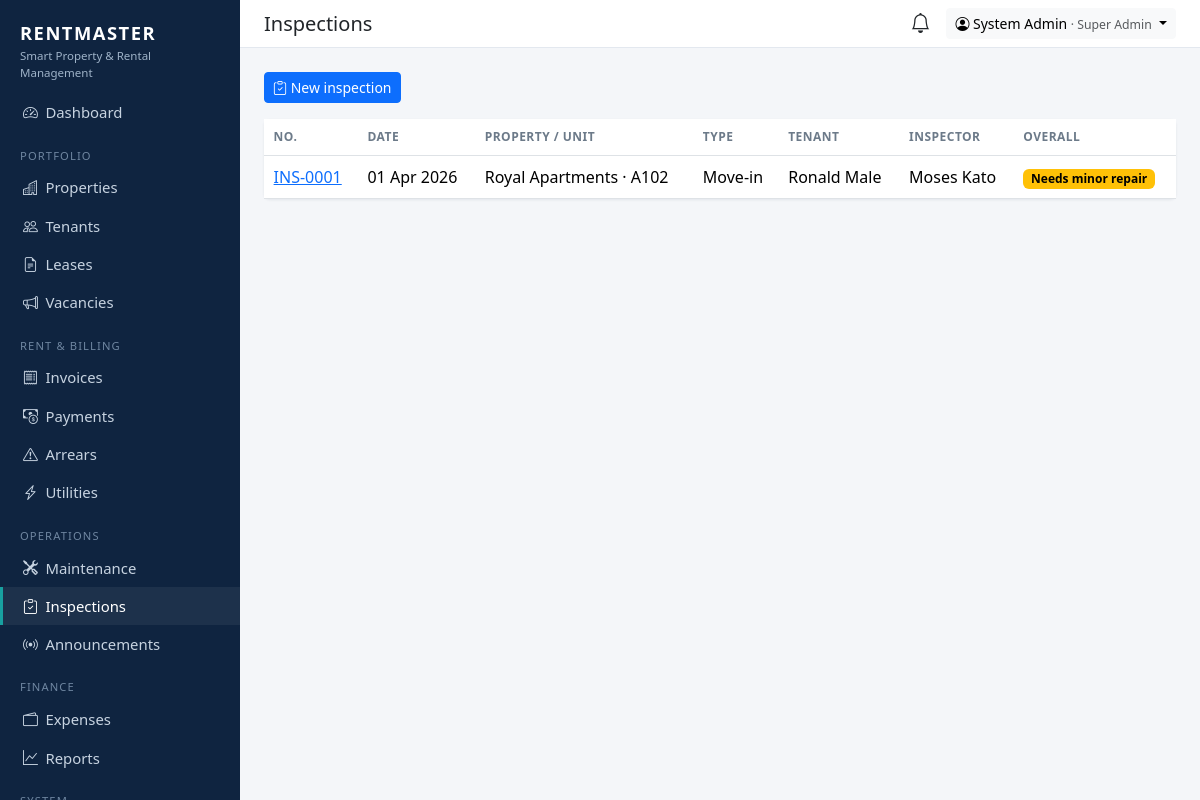
Screenshot of /inspections/ (signed in) with the database file from the repository.
### apps/accounts/models.py (models this page shows, shortened)
class User(AbstractUser):
    role = models.CharField(max_length=20, choices=Role.choices, default=Role.TENANT)
    phone = models.CharField(max_length=20, blank=True)
    totp_secret = models.CharField(max_length=64, blank=True, editable=False)
    totp_enabled = models.BooleanField("Two-factor authentication", default=False, editable=False)
    def __str__(self):
        return self.get_full_name() or self.username

### apps/inspections/models.py (models this page shows, shortened)
class Inspection(models.Model):
    class Kind(models.TextChoices):
        MOVE_IN = "MOVE_IN", "Move-in"
        MOVE_OUT = "MOVE_OUT", "Move-out"
        ROUTINE = "ROUTINE", "Routine"
    class Overall(models.TextChoices):
        GOOD = "GOOD", "Good"
        MINOR = "MINOR", "Needs minor repair"
        MAJOR = "MAJOR", "Needs major repair"
    number = models.CharField(max_length=20, unique=True, editable=False)
    unit = models.ForeignKey(Unit, on_delete=models.PROTECT, related_name="inspections")
    lease = models.ForeignKey(Lease, null=True, blank=True, on_delete=models.SET_NULL, related_name="inspections")
    kind = models.CharField(max_length=10, choices=Kind.choices, default=Kind.ROUTINE)
    inspection_date = models.DateField(default=date.today)
    inspector = models.ForeignKey(settings.AUTH_USER_MODEL, null=True, on_delete=models.SET_NULL, editable=False)
    overall = models.CharField(max_length=10, choices=Overall.choices, default=Overall.GOOD, editable=False)
    notes = models.TextField(blank=True)
    created_at = models.DateTimeField(auto_now_add=True)
    class Meta:
        ordering = ["-inspection_date", "-pk"]

### apps/properties/models.py (models this page shows, shortened)
class Unit(models.Model):
    class Type(models.TextChoices):
        SINGLE = "SINGLE", "Single room"
        DOUBLE = "DOUBLE", "Double room"
        STUDIO = "STUDIO", "Studio"
        ONE_BED = "1BR", "1 bedroom"
        TWO_BED = "2BR", "2 bedroom"
        THREE_BED = "3BR", "3 bedroom"
        SHOP = "SHOP", "Shop"
        OFFICE = "OFFICE", "Office"
    class Status(models.TextChoices):
        AVAILABLE = "AVAILABLE", "Available"
        RESERVED = "RESERVED", "Reserved"
        OCCUPIED = "OCCUPIED", "Occupied"
        MAINTENANCE = "MAINTENANCE", "Under maintenance"
        VACANT = "VACANT", "Vacant"
    building = models.ForeignKey(Building, on_delete=models.CASCADE, related_name="units")
    number = models.CharField(max_length=20)
    unit_type = models.CharField(max_length=10, choices=Type.choices, default=Type.ONE_BED)
    monthly_rent = models.DecimalField(max_digits=12, decimal_places=0)
    security_deposit = models.DecimalField(max_digits=12, decimal_places=0, default=0)
    status = models.CharField(max_length=15, choices=Status.choices, default=Status.AVAILABLE)
    electricity_meter = models.CharField(max_length=40, blank=True)
    water_meter = models.CharField(max_length=40, blank=True)
    photo = models.FileField(upload_to="units/", blank=True, validators=[IMAGE_EXTS])
    notes = models.TextField(blank=True)
    class Meta:
        ordering = ["building", "number"]
        unique_together = [("building", "number")]
    property = property(lambda self: self.building.property)

class Building(models.Model):
    property = models.ForeignKey(Property, on_delete=models.CASCADE, related_name="buildings")
    name = models.CharField(max_length=100, help_text="e.g. Block A")
    floors = models.PositiveSmallIntegerField(default=1)
    class Meta:
        ordering = ["property", "name"]
        unique_together = [("property", "name")]

class Property(models.Model):
    class Type(models.TextChoices):
        APARTMENT = "APARTMENT", "Apartment block"
        HOUSE = "HOUSE", "Houses / estate"
        COMMERCIAL = "COMMERCIAL", "Commercial"
        MIXED = "MIXED", "Mixed use"
        HOSTEL = "HOSTEL", "Hostel"
    class Status(models.TextChoices):
        ACTIVE = "ACTIVE", "Active"
        INACTIVE = "INACTIVE", "Inactive"
        UNDER_CONSTRUCTION = "UNDER_CONSTRUCTION", "Under construction"
    name = models.CharField(max_length=150)
    code = models.CharField(max_length=20, unique=True, help_text="Short code, e.g. ROYAL")
    property_type = models.CharField(max_length=20, choices=Type.choices, default=Type.APARTMENT)
    location = models.CharField(max_length=200)
    latitude = models.DecimalField(max_digits=9, decimal_places=6, null=True, blank=True)
    longitude = models.DecimalField(max_digits=9, decimal_places=6, null=True, blank=True)
    owner = models.ForeignKey(
        settings.AUTH_USER_MODEL, on_delete=models.PROTECT, related_name="owned_properties",
        limit_choices_to={"role": "OWNER"},
    )
    managers = models.ManyToManyField(
        settings.AUTH_USER_MODEL, blank=True, related_name="managed_properties",
        limit_choices_to={"role__in": ["MANAGER", "CARETAKER"]},
        help_text="Managers and caretakers who can work on this property.",
    )
    photo = models.FileField(upload_to="properties/", blank=True, validators=[IMAGE_EXTS])
    status = models.CharField(max_length=20, choices=Status.choices, default=Status.ACTIVE)
    notes = models.TextField(blank=True)
    created_at = models.DateTimeField(auto_now_add=True)
    class Meta:
        ordering = ["name"]
        verbose_name_plural = "properties"

### apps/tenants/models.py (models this page shows, shortened)
class Lease(models.Model):
    class Frequency(models.TextChoices):
        MONTHLY = "MONTHLY", "Monthly"
        QUARTERLY = "QUARTERLY", "Quarterly"
        BIANNUAL = "BIANNUAL", "Every 6 months"
        ANNUAL = "ANNUAL", "Annually"
    class Status(models.TextChoices):
        DRAFT = "DRAFT", "Draft"
        ACTIVE = "ACTIVE", "Active"
        EXPIRED = "EXPIRED", "Expired"
        TERMINATED = "TERMINATED", "Terminated"
    MONTHS_PER_PERIOD = {"MONTHLY": 1, "QUARTERLY": 3, "BIANNUAL": 6, "ANNUAL": 12}
    tenant = models.ForeignKey(Tenant, on_delete=models.PROTECT, related_name="leases")
    unit = models.ForeignKey(Unit, on_delete=models.PROTECT, related_name="leases")
    start_date = models.DateField()
    end_date = models.DateField()
    monthly_rent = models.DecimalField(max_digits=12, decimal_places=0)
    security_deposit = models.DecimalField(max_digits=12, decimal_places=0, default=0)
    payment_frequency = models.CharField(max_length=10, choices=Frequency.choices, default=Frequency.MONTHLY)
    due_day = models.PositiveSmallIntegerField(default=1, help_text="Day of month rent is due (1-28)")
    grace_period_days = models.PositiveSmallIntegerField(default=5)
    late_fee = models.DecimalField(max_digits=12, decimal_places=0, default=0, help_text="Flat fee once grace period ends")
    status = models.CharField(max_length=12, choices=Status.choices, default=Status.ACTIVE)
    agreement = models.FileField(upload_to="leases/", blank=True, storage=private_storage, validators=[DOC_EXTS])
    notes = models.TextField(blank=True)
    created_at = models.DateTimeField(auto_now_add=True)
    class Meta:
        ordering = ["-start_date"]

class Tenant(models.Model):
    tenant_id = models.CharField(max_length=20, unique=True, editable=False)
    user = models.OneToOneField(
        settings.AUTH_USER_MODEL, null=True, blank=True, on_delete=models.SET_NULL,
        related_name="tenant_profile", help_text="Portal login (optional)",
    )
    full_name = models.CharField(max_length=150)
    phone = models.CharField(max_length=20, help_text="e.g. +256772000000")
    email = models.EmailField(blank=True)
    national_id = models.CharField("National ID / Passport No.", max_length=40, blank=True)
    occupation = models.CharField(max_length=100, blank=True)
    current_address = models.CharField(max_length=200, blank=True)
    emergency_contact_name = models.CharField(max_length=150, blank=True)
    emergency_contact_phone = models.CharField(max_length=20, blank=True)
    photo = models.FileField(upload_to="tenants/", blank=True, storage=private_storage, validators=[IMAGE_EXTS])
    registered_by = models.ForeignKey(settings.AUTH_USER_MODEL, null=True, blank=True, on_delete=models.SET_NULL,
                                      related_name="+", editable=False)
    created_at = models.DateTimeField(auto_now_add=True)
    class Meta:
        ordering = ["full_name"]

### apps/inspections/views.py (the view)
# urls.py: path("", views.inspection_list, name="list"),
@role_required(*VIEW)
def inspection_list(request):
    return render(request, "inspections/inspection_list.html", {
        "inspections": _scoped(request.user)[:300], "can_inspect": request.user.role in INSPECT,
    })

### templates/inspections/inspection_list.html
{% extends "base.html" %}{% load rm %}
{% block heading %}Inspections{% endblock %}
{% block content %}
{% if can_inspect %}<a class="btn btn-sm btn-primary mb-3" href="{% url 'inspections:create' %}"><i class="bi bi-clipboard-check"></i> New inspection</a>{% endif %}
<div class="card"><div class="card-body p-0">
  <table class="table table-hover mb-0">
    <thead><tr><th>No.</th><th>Date</th><th>Property / Unit</th><th>Type</th><th>Tenant</th><th>Inspector</th><th>Overall</th></tr></thead>
    {% for i in inspections %}
      <tr><td><a href="{% url 'inspections:detail' i.pk %}">{{ i.number }}</a></td><td>{{ i.inspection_date|date:"d M Y" }}</td>
        <td>{{ i.unit.building.property.name }} · {{ i.unit.number }}</td><td>{{ i.get_kind_display }}</td>
        <td>{{ i.lease.tenant.full_name|default:"—" }}</td><td>{{ i.inspector|default:"—" }}</td>
        <td>{% badge i.overall i.get_overall_display %}</td></tr>
    {% empty %}<tr><td colspan="7" class="text-muted p-3">No inspections yet.</td></tr>{% endfor %}
  </table>
</div></div>
{% endblock %}

### templates/base.html (shortened to what this page needs)
<!doctype html>
<html lang="en">
<head>
  <link href="https://cdn.jsdelivr.net/npm/bootstrap@5.3.3/dist/css/bootstrap.min.css" rel="stylesheet">
  <link href="https://cdn.jsdelivr.net/npm/bootstrap-icons@1.11.3/font/bootstrap-icons.min.css" rel="stylesheet">
</head>
<body>
{% if user.is_authenticated %}
{% with p=request.path %}
<nav class="rm-sidebar">
  <div class="brand">RENTMASTER<small>Smart Property &amp; Rental Management</small></div>
  <ul class="nav flex-column mt-2">
    <li><a class="nav-link {% if p == '/' %}active{% endif %}" href="{% url 'dashboard' %}"><i class="bi bi-speedometer2"></i>Dashboard</a></li>
    {% if nav.properties %}
    <li class="section">Portfolio</li>
    <li><a class="nav-link {% if '/properties/' in p %}active{% endif %}" href="{% url 'properties:list' %}"><i class="bi bi-buildings"></i>Properties</a></li>
    <li><a class="nav-link {% if p == '/tenants/' or '/tenants/new' in p %}active{% endif %}" href="{% url 'tenants:list' %}"><i class="bi bi-people"></i>Tenants</a></li>
    <li><a class="nav-link {% if '/leases/' in p %}active{% endif %}" href="{% url 'tenants:lease_list' %}"><i class="bi bi-file-earmark-text"></i>Leases</a></li>
    {% endif %}
    {% if nav.vacancies %}<li><a class="nav-link {% if '/vacancies/' in p %}active{% endif %}" href="{% url 'vacancies:listing_list' %}"><i class="bi bi-megaphone"></i>Vacancies</a></li>{% endif %}
    {% if nav.billing %}
    <li class="section">{% if nav.is_tenant %}My account{% else %}Rent &amp; billing{% endif %}</li>
    <li><a class="nav-link {% if '/invoices/' in p %}active{% endif %}" href="{% url 'billing:invoice_list' %}"><i class="bi bi-receipt"></i>Invoices</a></li>
    <li><a class="nav-link {% if '/payments/' in p %}active{% endif %}" href="{% url 'billing:payment_list' %}"><i class="bi bi-cash-coin"></i>Payments</a></li>
    {% endif %}
    {% if nav.arrears %}<li><a class="nav-link {% if '/arrears/' in p %}active{% endif %}" href="{% url 'billing:arrears' %}"><i class="bi bi-exclamation-triangle"></i>Arrears</a></li>{% endif %}
    {% if nav.utilities %}<li><a class="nav-link {% if '/utilities/' in p %}active{% endif %}" href="{% url 'billing:utility_list' %}"><i class="bi bi-lightning-charge"></i>Utilities</a></li>{% endif %}
    <li class="section">Operations</li>
    <li><a class="nav-link {% if '/maintenance/' in p %}active{% endif %}" href="{% url 'maintenance:list' %}"><i class="bi bi-tools"></i>Maintenance</a></li>
    {% if nav.inspections %}<li><a class="nav-link {% if '/inspections/' in p %}active{% endif %}" href="{% url 'inspections:list' %}"><i class="bi bi-clipboard-check"></i>Inspections</a></li>{% endif %}
    {% if nav.announce %}<li><a class="nav-link {% if '/announcements/' in p %}active{% endif %}" href="{% url 'announcement' %}"><i class="bi bi-broadcast"></i>Announcements</a></li>{% endif %}
    {% if nav.finance %}
    <li class="section">Finance</li>
    <li><a class="nav-link {% if '/expenses/' in p %}active{% endif %}" href="{% url 'finance:expense_list' %}"><i class="bi bi-wallet2"></i>Expenses</a></li>
    <li><a class="nav-link {% if '/reports/' in p %}active{% endif %}" href="{% url 'finance:report' %}"><i class="bi bi-graph-up"></i>Reports</a></li>
    {% endif %}
    {% if nav.audit or nav.admin %}<li class="section">System</li>{% endif %}
  </ul>
</nav>
<div class="rm-main">
  <div class="rm-topbar d-flex align-items-center justify-content-between px-4 py-2 no-print">
    <h1 class="h5 mb-0">{% block heading %}{% endblock %}</h1>
    <div class="d-flex align-items-center gap-3">
      <a href="{% url 'notifications' %}" class="position-relative text-body" title="Notifications">
        <i class="bi bi-bell fs-5"></i>
      </a>
      <div class="dropdown">
        <button class="btn btn-sm btn-light dropdown-toggle" data-bs-toggle="dropdown">
          <i class="bi bi-person-circle"></i> {{ user }} <span class="text-muted small">· {{ user.get_role_display }}</span>
        </button>
      </div>
    </div>
  </div>
  <main class="p-4">
    {% block content %}{% endblock %}
  </main>
</div>
{% endwith %}
{% else %}
  {% block public %}{% endblock %}
{% endif %}
</body>
</html>

### rows the page displays
User: first_name+last_name "System Admin", role "Super Admin"
Inspection: number "INS-0001", inspection_date "01 Apr 2026", unit.building.property.name "Royal Apartments", unit.number "A102", kind "Move-in", lease.tenant.full_name "Ronald Male", inspector "Moses Kato", overall "Needs minor repair"
